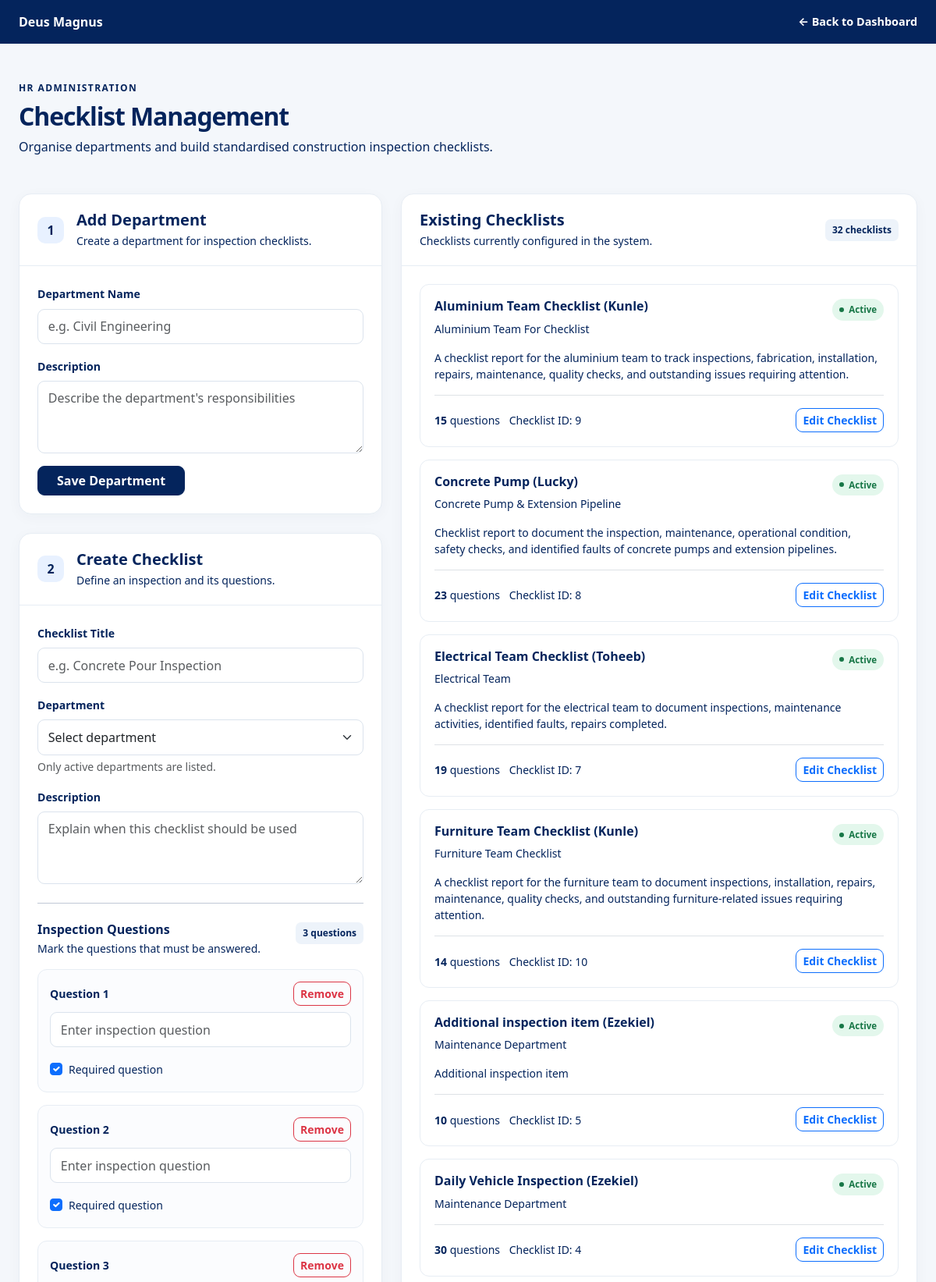
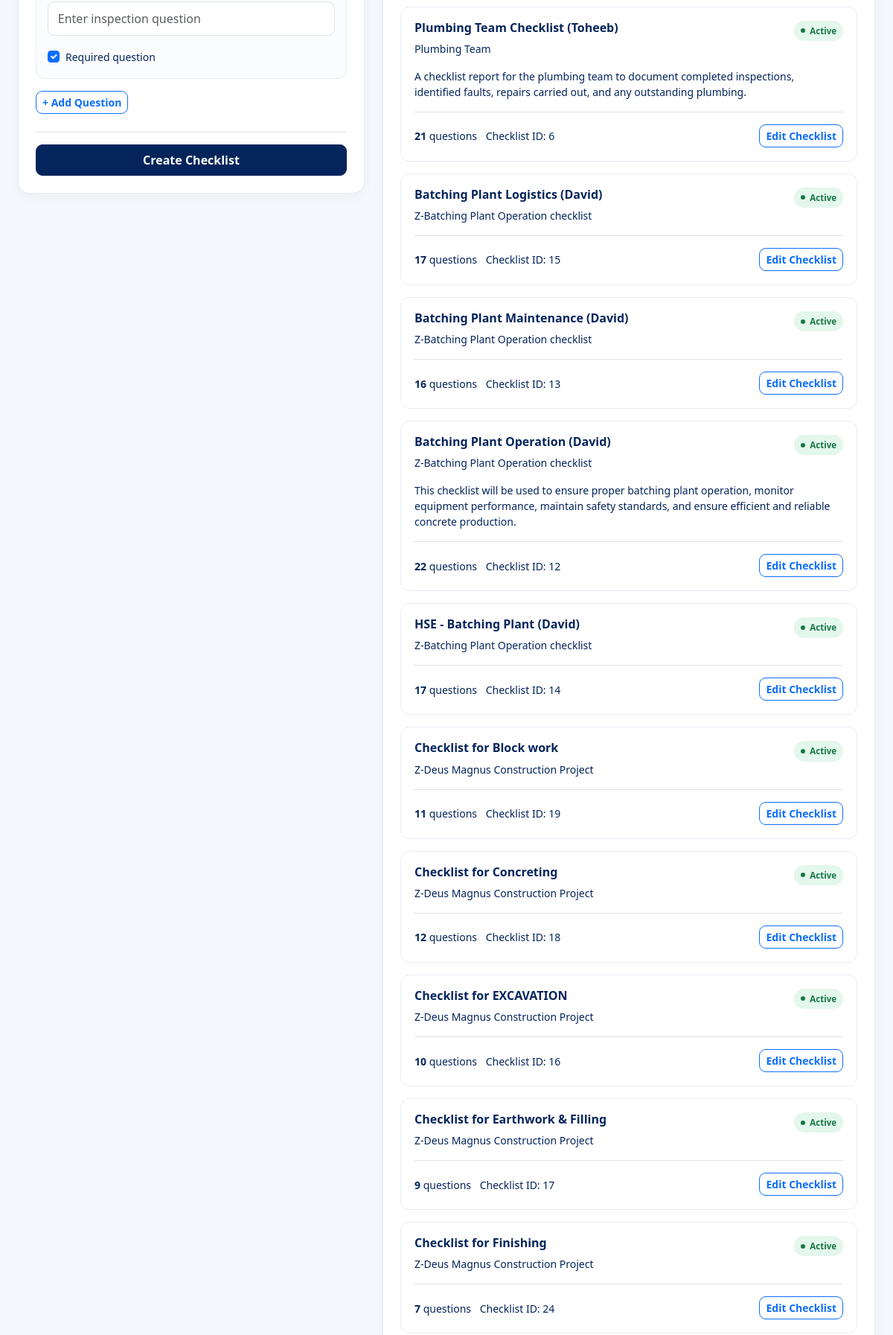
Page /site-checkbook/checklists/manage/ (signed in, upper part) on the committed database (2 pictures, top to bottom).
### site_checkbook/models.py (models this page shows, shortened)
class Checklist(models.Model):
    department = models.ForeignKey(
        Department,
        on_delete=models.PROTECT,
        related_name="checklists",
    )
    title = models.CharField(max_length=200)
    description = models.TextField(blank=True)
    is_active = models.BooleanField(default=True)
    created_at = models.DateTimeField(auto_now_add=True)
    class Meta:
        ordering = ["department__name", "title"]

class Department(models.Model):
    name = models.CharField(max_length=150, unique=True)
    description = models.TextField(blank=True)
    is_active = models.BooleanField(default=True)
    created_at = models.DateTimeField(auto_now_add=True)
    class Meta:
        ordering = ["name"]

### site_checkbook/views.py (the view)
@login_required
def manage_checklists(request):
    if not is_hr_reviewer(request.user):
        raise PermissionDenied
    departments = Department.objects.all().order_by("name")
    checklists = Checklist.objects.select_related(
        "department"
    ).prefetch_related("questions")
    return render(
        request,
        "site_checkbook/manage_checklists.html",
        {
            "departments": departments,
            "checklists": checklists,
            "is_reviewer": True,
            "can_manage_projects": can_manage_projects(request.user),
        },
    )

### site_checkbook/permissions.py (called while the page is built)
def can_manage_projects(user):
    if not user.is_authenticated:
        return False
    return (
        user.is_superuser
        or user.groups.filter(
            name__in=["HR", "Supervisors", "Project Managers"]
        ).exists()
    )

### site_checkbook/views.py (called while the page is built)
def is_hr_reviewer(user):
    return (
        user.is_authenticated
        and (
            user.is_superuser
            or user.groups.filter(name__in=["HR", "Supervisors"]).exists()
        )
    )

### templates/site_checkbook/manage_checklists.html (shortened to what this page needs)
<!DOCTYPE html>
<html lang="en">
<head>
    <link href="https://cdn.jsdelivr.net/npm/bootstrap@5.3.3/dist/css/bootstrap.min.css" rel="stylesheet">
</head>
<body>
<header class="topbar py-3">
    <div class="container-fluid page-wrap px-3 px-lg-4 d-flex justify-content-between align-items-center gap-3">
        <a href="{% url 'site_checkbook:dashboard' %}"
           class="d-flex align-items-center gap-2 text-white text-decoration-none">
            <span class="fw-bold">
                Deus Magnus
            </span>
        </a>
        <a href="{% url 'site_checkbook:dashboard' %}" class="back-link">
            &larr; Back to Dashboard
        </a>
    </div>
</header>
<main class="container-fluid page-wrap px-3 px-lg-4 py-4 py-lg-5">
    <div class="mb-4 mb-lg-5">
        <div class="eyebrow mb-2">HR Administration</div>
        <h1 class="page-title h2 mb-2">Checklist Management</h1>
        <p class="muted mb-0">
            Organise departments and build standardised construction inspection checklists.
        </p>
    </div>
    <div class="row g-4 align-items-start">
        <div class="col-lg-5">
            <section class="panel mb-4">
                <div class="panel-heading d-flex align-items-center gap-3">
                    <span class="section-number">1</span>
                    <div>
                        <h2 class="h5 fw-bold mb-1">Add Department</h2>
                        <p class="muted small mb-0">Create a department for inspection checklists.</p>
                    </div>
                </div>
                <div class="panel-body">
                    <form method="post" action="{% url 'site_checkbook:create_department' %}">
                        <div class="mb-3">
                            <label for="departmentName" class="form-label">Department Name</label>
                            <input id="departmentName" name="name" class="form-control"
                                   placeholder="e.g. Civil Engineering" required>
                        </div>
                        <div class="mb-3">
                            <label for="departmentDescription" class="form-label">Description</label>
                            <textarea id="departmentDescription" name="description"
                                      class="form-control" rows="3"
                                      placeholder="Describe the department's responsibilities"></textarea>
                        </div>
                        <button type="submit" class="btn btn-primary px-4">
                            Save Department
                        </button>
                    </form>
                </div>
            </section>
            <section class="panel">
                <div class="panel-heading d-flex align-items-center gap-3">
                    <span class="section-number">2</span>
                    <div>
                        <h2 class="h5 fw-bold mb-1">Create Checklist</h2>
                        <p class="muted small mb-0">Define an inspection and its questions.</p>
                    </div>
                </div>
                <div class="panel-body">
                    <form method="post" action="{% url 'site_checkbook:create_checklist_frontend' %}">
                        <div class="mb-3">
                            <label for="checklistTitle" class="form-label">Checklist Title</label>
                            <input id="checklistTitle" name="title" class="form-control"
                                   placeholder="e.g. Concrete Pour Inspection" required>
                        </div>
                        <div class="mb-3">
                            <label for="checklistDepartment" class="form-label">Department</label>
                            <select id="checklistDepartment" name="department" class="form-select" required>
                                <option value="">Select department</option>
                            </select>
                            <div class="form-text">Only active departments are listed.</div>
                        </div>
                        <div class="mb-4">
                            <label for="checklistDescription" class="form-label">Description</label>
                            <textarea id="checklistDescription" name="description"
                                      class="form-control" rows="3"
                                      placeholder="Explain when this checklist should be used"></textarea>
                        </div>
                        <hr class="my-4">
                        <div class="d-flex justify-content-between align-items-start gap-2 mb-3">
                            <div>
                                <h3 class="h6 fw-bold mb-1">Inspection Questions</h3>
                                <p class="muted small mb-0">Mark the questions that must be answered.</p>
                            </div>
                            <span class="count-chip" id="questionCount">3 questions</span>
                        </div>
                        <div id="questions">
                            {% for i in "123" %}
                                <div class="question-row mb-3">
                                    <div class="d-flex justify-content-between align-items-center gap-2 mb-2">
                                        <label class="form-label mb-0 question-label">
                                        </label>
                                        <button type="button" class="btn btn-sm btn-outline-danger remove-question">
                                            Remove
                                        </button>
                                    </div>
                                    <input name="question_text" class="form-control mb-3"
                                           placeholder="Enter inspection question">
                                    <div class="form-check">
                                        <input class="form-check-input" type="checkbox"
                                               name="question_required"
                                               value="{{ forloop.counter0 }}" checked>
                                        <label class="form-check-label small">Required question</label>
                                    </div>
                                </div>
                            {% endfor %}
                        </div>
                        <button type="button" id="addQuestion"
                                class="btn btn-outline-primary btn-sm mb-4">
                            + Add Question
                        </button>
                        <div class="border-top pt-3">
                            <button type="submit" class="btn btn-primary w-100 py-2">
                                Create Checklist
                            </button>
                        </div>
                    </form>
                </div>
            </section>
        </div>
        <div class="col-lg-7">
            <section class="panel">
                <div class="panel-heading d-flex flex-wrap justify-content-between align-items-center gap-2">
                    <div>
                        <h2 class="h5 fw-bold mb-1">Existing Checklists</h2>
                        <p class="muted small mb-0">Checklists currently configured in the system.</p>
                    </div>
                    <span class="count-chip">
                        {{ checklists|length }} checklist{{ checklists|length|pluralize }}
                    </span>
                </div>
                <div class="panel-body">
                    {% for checklist in checklists %}
                        <article class="checklist-item mb-3">
                            <div class="d-flex justify-content-between align-items-start gap-3">
                                <div>
                                    <h3 class="h6 fw-bold mb-2">{{ checklist.title }}</h3>
                                    <div class="muted small">
                                        {{ checklist.department.name }}
                                    </div>
                                </div>
                                {% if checklist.is_active %}
                                    <span class="status-pill status-active">Active</span>
                                {% else %}
                                    <span class="status-pill status-inactive">Inactive</span>
                                {% endif %}
                            </div>
                            {% if checklist.description %}
                                <p class="small mt-3 mb-3">{{ checklist.description }}</p>
                            {% endif %}
                            <div class="d-flex flex-wrap justify-content-between align-items-center gap-2 border-top pt-3 mt-3">
                                <div>
                                    <span class="small muted">
                                        <strong>{{ checklist.questions.count }}</strong>
                                        question{{ checklist.questions.count|pluralize }}
                                    </span>
                                    <span class="small muted ms-2">
                                        Checklist ID: {{ checklist.pk }}
                                    </span>
                                </div>
                                <a href="{% url 'site_checkbook:edit_checklist' checklist.pk %}"
                                class="btn btn-sm btn-outline-primary">
                                    Edit Checklist
                                </a>
                            </div>
                        </article>
                    {% endfor %}
                </div>
            </section>
        </div>
    </div>
</main>
</body>
</html>

### templates/site_checkbook/manage_checklists.html (style rules this page uses)
:root { --brand: #04245c; --brand-dark: #04245c; --page-bg: #f4f7fb; --border: #e7edf4; --muted: #04245c; }
body { background: var(--page-bg); color: #04245c; font-family: system-ui, -apple-system, "Segoe UI", sans-serif; }
.topbar { background: var(--brand-dark); }
.back-link { color: white; text-decoration: none; font-size: .9rem; font-weight: 650; }
.page-wrap { max-width: 1450px; }
.eyebrow { color: var(--brand); font-size: .75rem; font-weight: 800; text-transform: uppercase; letter-spacing: .12em; }
.page-title { font-weight: 800; letter-spacing: -.035em; }
.muted { color: var(--muted); }
.panel { background: white; border: 1px solid var(--border); border-radius: 16px; box-shadow: 0 4px 18px rgba(23,55,89,.035); }
.panel-heading { padding: 21px 23px; border-bottom: 1px solid var(--border); }
.panel-body { padding: 23px; }
.form-label { font-size: .88rem; font-weight: 700; }
.form-control, .form-select { min-height: 44px; border-color: #dbe3ed; border-radius: 9px; padding: .6rem .8rem; }
textarea.form-control { min-height: 90px; }
.btn { border-radius: 9px; font-weight: 650; }
.btn-primary { background: var(--brand); border-color: var(--brand); }
.section-number { width: 34px; height: 34px; display: inline-flex; align-items: center; justify-content: center; border-radius: 10px; background: #e8f1ff; color: var(--brand); font-weight: 800; flex: 0 0 34px; }
.question-row { border: 1px solid var(--border); background: #fbfcfe; border-radius: 12px; padding: 15px; }
.question-row .form-control { background: white; }
.checklist-item { padding: 18px; border: 1px solid var(--border); border-radius: 12px; transition: border-color .15s ease; }
.status-pill { display: inline-flex; align-items: center; gap: 6px; padding: 5px 9px; border-radius: 999px; font-size: .72rem; font-weight: 750; white-space: nowrap; }
.status-pill::before { content: ""; width: 6px; height: 6px; border-radius: 50%; background: currentColor; }
.status-active { background: #e3f7ec; color: #187747; }
.count-chip { display: inline-block; padding: 5px 9px; border-radius: 7px; background: #edf3fa; color: var(--brand); font-size: .75rem; font-weight: 750; }

### rows in the picture
Checklist: title "Aluminium Team Checklist (Kunle)", department.name "Aluminium Team For Checklist", is_active "Active", description "A checklist report for the aluminium team to track inspections, fabrication, installation, repairs, maintenance, quality checks, and outstanding issues requiring attention.", questions.count "15", pk "9"
Checklist: title "Concrete Pump (Lucky)", department.name "Concrete Pump & Extension Pipeline", is_active "Active", description "Checklist report to document the inspection, maintenance, operational condition, safety checks, and identified faults of concrete pumps and extension pipelines.", questions.count "23", pk "8"
Checklist: title "Electrical Team Checklist (Toheeb)", department.name "Electrical Team", is_active "Active", description "A checklist report for the electrical team to document inspections, maintenance activities, identified faults, repairs completed.", questions.count "19", pk "7"
Checklist: title "Furniture Team Checklist (Kunle)", department.name "Furniture Team Checklist", is_active "Active", description "A checklist report for the furniture team to document inspections, installation, repairs, maintenance, quality checks, and outstanding furniture-related issues requiring attention.", questions.count "14", pk "10"
Checklist: title "Additional inspection item (Ezekiel)", department.name "Maintenance Department", is_active "Active", description "Additional inspection item", questions.count "10", pk "5"
Checklist: title "Daily Vehicle Inspection (Ezekiel)", department.name "Maintenance Department", is_active "Active", questions.count "30", pk "4"
Checklist: title "Plumbing Team Checklist (Toheeb)", department.name "Plumbing Team", is_active "Active", description "A checklist report for the plumbing team to document completed inspections, identified faults, repairs carried out, and any outstanding plumbing.", questions.count "21", pk "6"
Checklist: title "Batching Plant Logistics (David)", department.name "Z-Batching Plant Operation checklist", is_active "Active", questions.count "17", pk "15"
Checklist: title "Batching Plant Maintenance (David)", department.name "Z-Batching Plant Operation checklist", is_active "Active", questions.count "16", pk "13"
Checklist: title "Batching Plant Operation (David)", department.name "Z-Batching Plant Operation checklist", is_active "Active", description "This checklist will be used to ensure proper batching plant operation, monitor equipment performance, maintain safety standards, and ensure efficient and reliable concrete production.", questions.count "22", pk "12"
Checklist: title "HSE - Batching Plant (David)", department.name "Z-Batching Plant Operation checklist", is_active "Active", questions.count "17", pk "14"
Checklist: title "Checklist for Block work", department.name "Z-Deus Magnus Construction Project", is_active "Active", questions.count "11", pk "19"
Checklist: title "Checklist for Concreting", department.name "Z-Deus Magnus Construction Project", is_active "Active", questions.count "12", pk "18"
Checklist: title "Checklist for EXCAVATION", department.name "Z-Deus Magnus Construction Project", is_active "Active", questions.count "10", pk "16"
Checklist: title "Checklist for Earthwork & Filling", department.name "Z-Deus Magnus Construction Project", is_active "Active", questions.count "9", pk "17"
Checklist: title "Checklist for Finishing", department.name "Z-Deus Magnus Construction Project", is_active "Active", questions.count "7", pk "24"

### other values in the picture
{{ checklists|length }} "32"
